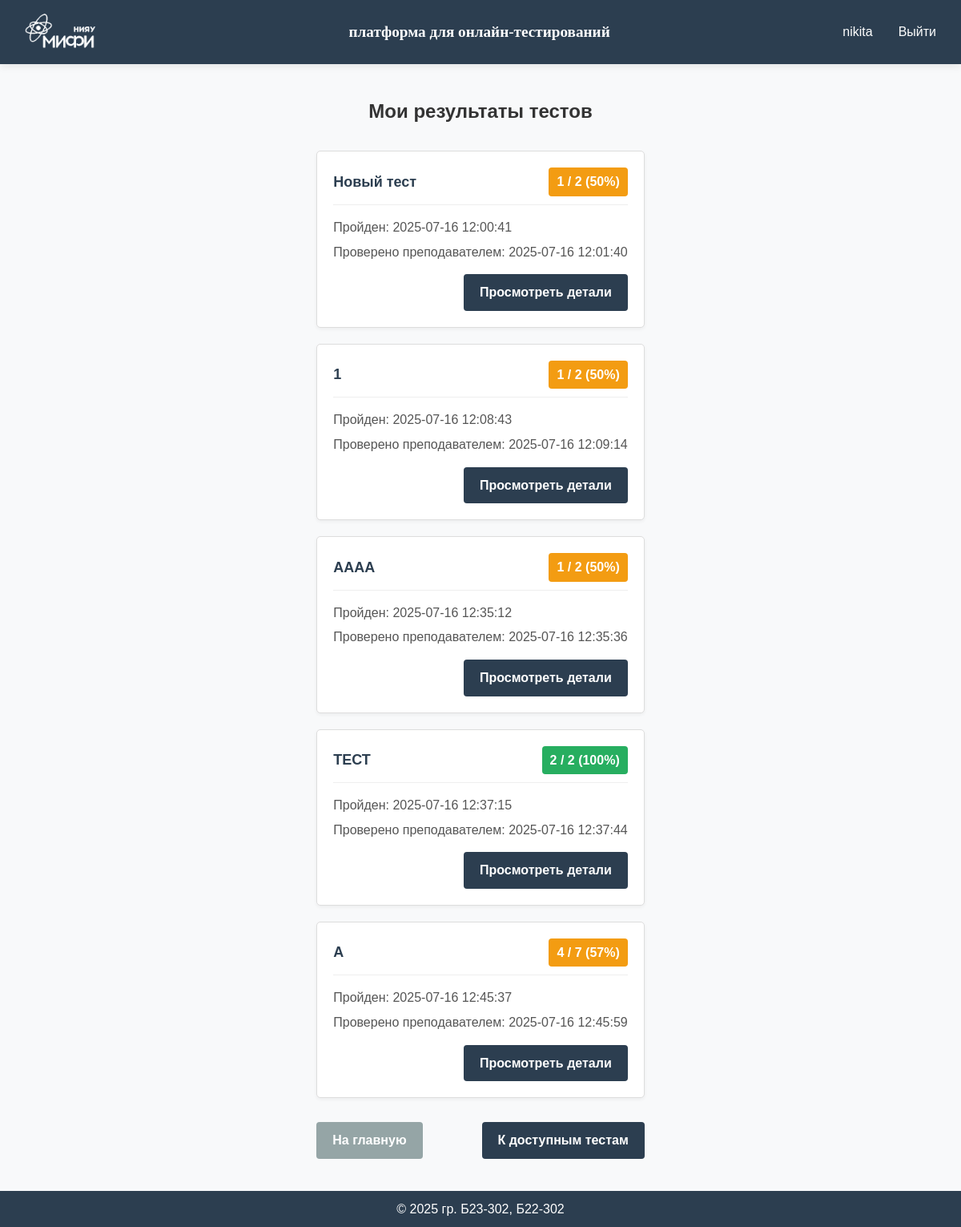
Before: /results (signed in) with the older database file.
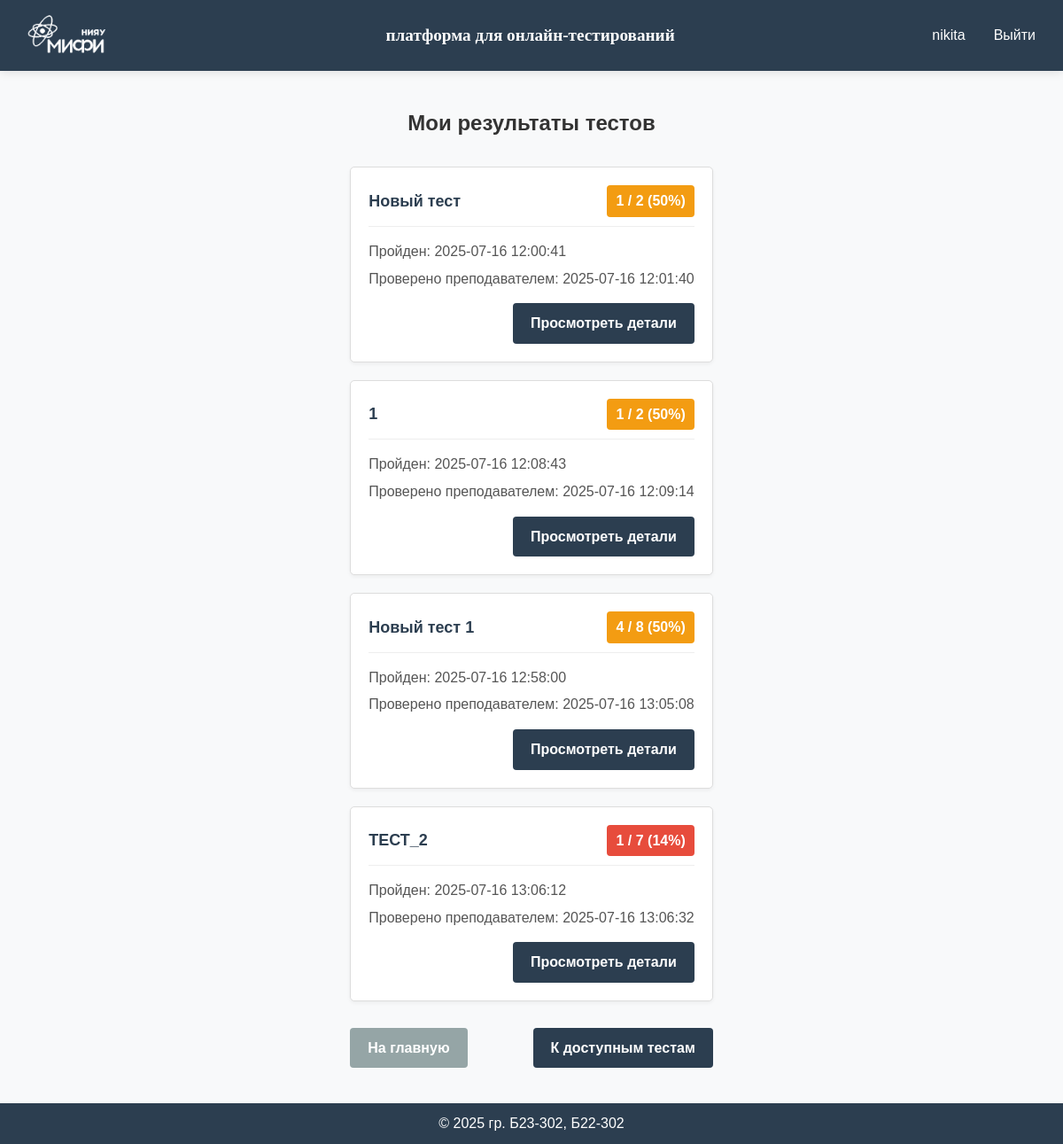
After: the same page with the newer database file.
### app/models.py (models this page shows, shortened)
class TestResult(db.Model):
    __tablename__ = 'test_results'
    id = db.Column(db.Integer, primary_key=True)
    test_id = db.Column(db.Integer, db.ForeignKey('tests.id'), nullable=False)
    student_id = db.Column(db.Integer, db.ForeignKey('user.id'), nullable=False)
    test_result = db.Column(db.Text)  # Для SQLite используем Text вместо JSON для хранения результатов
    created_at = db.Column(db.DateTime, default=db.func.current_timestamp())
    is_graded = db.Column(db.Boolean, default=False)  # Флаг, указывающий, проверен ли тест вручную
    manual_score = db.Column(db.Integer, nullable=True)  # Оценка, выставленная вручную
    graded_at = db.Column(db.DateTime, nullable=True)  # Когда был проверен тест
    graded_by = db.Column(db.String(80), nullable=True)  # Кто проверил тест
    test = db.relationship('Test', backref=db.backref('results', lazy=True))
    student = db.relationship('User', backref=db.backref('test_results', lazy=True))

### app/pass_tests/routes.py (the view)
@pass_tests_bp.route('/results')
@login_required
def results():
    user_results = TestResult.query.filter_by(student_id=current_user.id).all()
    results_data = []
    for result in user_results:
        test = Test.query.get(result.test_id)
        if test:
            test_info = json.loads(test.test_info)
            result_data = json.loads(result.test_result)
            results_data.append({
                'id': result.id,
                'test_name': test_info.get('name', 'Без названия'),
                'score': result_data.get('score', 0),
                'total': result_data.get('total', 0),
                'percentage': result_data.get('percentage', 0),
                'completed_at': result_data.get('completed_at', ''),
                'is_graded': result.is_graded,
                'graded_by': result.graded_by,
                'graded_at': result.graded_at.strftime('%Y-%m-%d %H:%M:%S') if result.graded_at else None
            })
    return render_template('pass_tests/results.html', results=results_data)

### app/models.py (called while the page is built)
@login_manager.user_loader
def load_user(user_id):
    return User.query.get(int(user_id))

### app/templates/pass_tests/results.html (shortened to what this page needs)
{% extends "base.html" %}
{% block content %}
<div class="results-container">
    <h1 class="page-title">Мои результаты тестов</h1>
    {% if results %}
        <div class="results-list">
            {% for result in results %}
                <div class="result-card">
                    <div class="result-header">
                        <div class="result-title">{{ result.test_name }}</div>
                        <div class="result-score {% if result.percentage >= 70 %}good-score{% elif result.percentage >= 40 %}average-score{% else %}poor-score{% endif %}">
                            {{ result.score }} / {{ result.total }} ({{ result.percentage }}%)
                        </div>
                    </div>
                    <div class="result-info">
                        <p>Пройден: {{ result.completed_at }}</p>
                        {% if result.is_graded %}
                        <p>Проверено преподавателем: {{ result.graded_at }}</p>
                        {% endif %}
                    </div>
                    <div class="result-actions">
                        <a href="{{ url_for('pass_tests.view_result', result_id=result.id) }}" class="btn btn-primary">Просмотреть детали</a>
                    </div>
                </div>
            {% endfor %}
        </div>
    {% else %}
        <div class="no-results">
            <p>У вас пока нет пройденных тестов.</p>
            <p>Перейдите в раздел "Доступные тесты", чтобы пройти тест.</p>
        </div>
    {% endif %}
    <div class="back-link">
        <a href="{{ url_for('main.index') }}" class="btn btn-secondary">На главную</a>
        <a href="{{ url_for('pass_tests.my_tests') }}" class="btn btn-primary">К доступным тестам</a>
    </div>
</div>
{% endblock %}

Changed rows visible on the page:
removed TestResult: test_name "AAAA", score "1", total "2", percentage "50", completed_at "2025-07-16 12:35:12", graded_at "2025-07-16 12:35:36"
removed TestResult: test_name "ТЕСТ", score "2", total "2", percentage "100", completed_at "2025-07-16 12:37:15", graded_at "2025-07-16 12:37:44"
removed TestResult: test_name "А", score "4", total "7", percentage "57", completed_at "2025-07-16 12:45:37", graded_at "2025-07-16 12:45:59"
added TestResult: test_name "Новый тест 1", score "4", total "8", percentage "50", completed_at "2025-07-16 12:58:00", graded_at "2025-07-16 13:05:08"
added TestResult: test_name "ТЕСТ_2", score "1", total "7", percentage "14", completed_at "2025-07-16 13:06:12", graded_at "2025-07-16 13:06:32"
